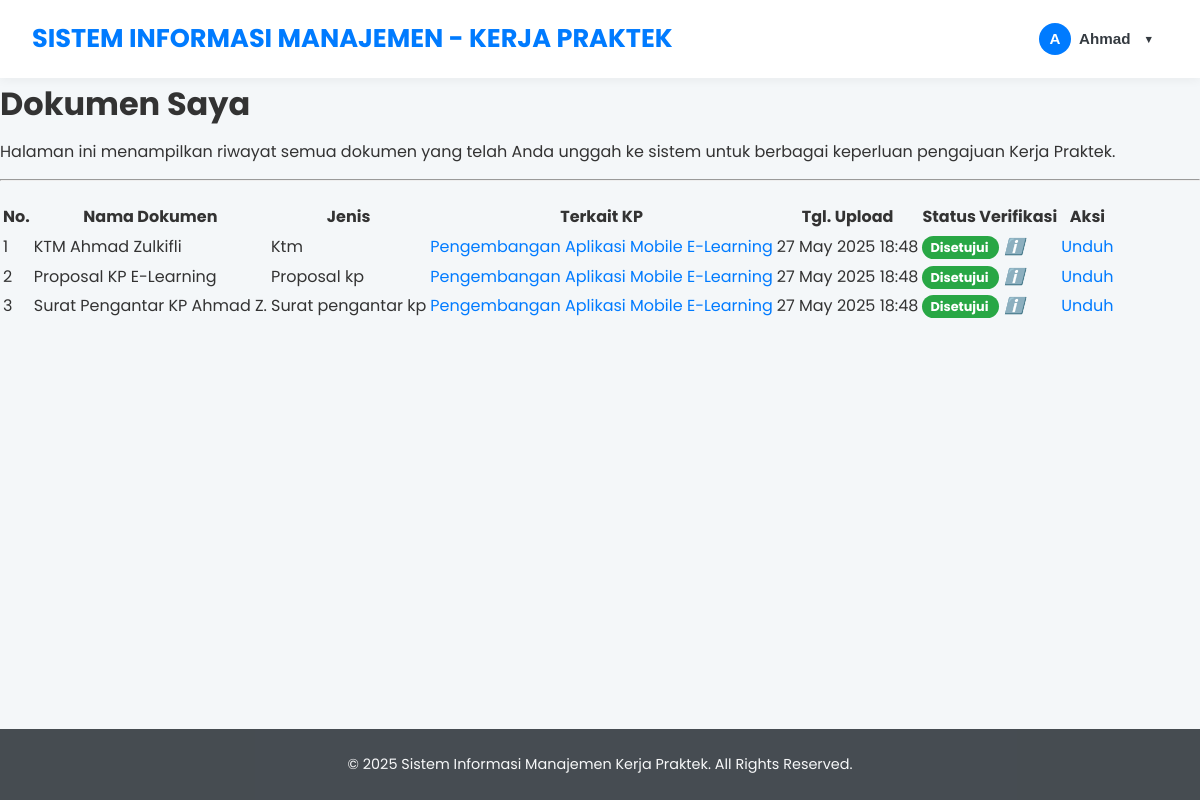
Page /mahasiswa/dokumen_view.php (signed in) on the committed database.
### tables this page shows
CREATE TABLE `dokumen_kp` (
  `id_dokumen` int NOT NULL,
  `id_pengajuan` int NOT NULL,
  `uploader_id` varchar(20) NOT NULL,
  `tipe_uploader` enum('mahasiswa','dosen','admin') NOT NULL,
  `nama_dokumen` varchar(255) NOT NULL,
  `jenis_dokumen` enum('ktm','khs','proposal_kp','surat_pengantar_kp','surat_balasan_perusahaan','laporan_kemajuan','draft_laporan_akhir','laporan_akhir_final','lembar_pengesahan','sertifikat_kp','form_penilaian_perusahaan','form_penilaian_dosen','lainnya') NOT NULL,
  `file_path` varchar(255) NOT NULL,
  `deskripsi` text,
  `status_verifikasi_dokumen` enum('pending','disetujui','revisi_diperlukan','ditolak') DEFAULT 'pending',
  `catatan_verifikator` text,
  `tanggal_upload` timestamp NOT NULL DEFAULT CURRENT_TIMESTAMP
);

CREATE TABLE `pengajuan_kp` (
  `id_pengajuan` int NOT NULL,
  `nim` varchar(15) NOT NULL,
  `id_perusahaan` int DEFAULT NULL,
  `judul_kp` varchar(255) DEFAULT NULL,
  `deskripsi_kp` text,
  `tanggal_pengajuan` date NOT NULL,
  `tanggal_mulai_rencana` date DEFAULT NULL,
  `tanggal_selesai_rencana` date DEFAULT NULL,
  `status_pengajuan` enum('draft','diajukan_mahasiswa','diverifikasi_dospem','disetujui_dospem','ditolak_dospem','menunggu_konfirmasi_perusahaan','diterima_perusahaan','ditolak_perusahaan','penentuan_dospem_kp','kp_berjalan','selesai_pelaksanaan','laporan_disetujui','selesai_dinilai','dibatalkan') DEFAULT 'draft',
  `nip_dosen_pembimbing_kp` varchar(20) DEFAULT NULL,
  `catatan_admin` text,
  `catatan_dosen` text,
  `surat_pengantar_path` varchar(255) DEFAULT NULL,
  `surat_balasan_perusahaan_path` varchar(255) DEFAULT NULL,
  `created_at` timestamp NOT NULL DEFAULT CURRENT_TIMESTAMP,
  `updated_at` timestamp NOT NULL DEFAULT CURRENT_TIMESTAMP ON UPDATE CURRENT_TIMESTAMP
);

### mahasiswa/dokumen_view.php (the view, shortened to what this page needs)
<?php
$nim_mahasiswa = $_SESSION['user_id'];
require_once '../config/db_connect.php';
$list_dokumen = [];
$error_db = '';
if ($conn && ($conn instanceof mysqli)) {
    $sql = "SELECT
                dk.id_dokumen,
                dk.id_pengajuan,
                dk.nama_dokumen,
                dk.jenis_dokumen,
                dk.file_path,
                dk.tanggal_upload,
                dk.status_verifikasi_dokumen,
                dk.catatan_verifikator,
                pk.judul_kp
            FROM dokumen_kp dk
            JOIN pengajuan_kp pk ON dk.id_pengajuan = pk.id_pengajuan
            WHERE pk.nim = ?
            /* Jika hanya ingin menampilkan dokumen yang diupload oleh mahasiswa: AND dk.tipe_uploader = 'mahasiswa' */
            ORDER BY dk.tanggal_upload DESC";
    $stmt = $conn->prepare($sql);
    if ($stmt) {
        $stmt->bind_param("s", $nim_mahasiswa);
        $stmt->execute();
        $result = $stmt->get_result();
        if ($result->num_rows > 0) {
            while ($row = $result->fetch_assoc()) {
                $list_dokumen[] = $row;
            }
        }
    } else {
        $error_db = "Gagal menyiapkan query untuk mengambil data dokumen: " . (($conn->error) ? htmlspecialchars($conn->error) : "Kesalahan tidak diketahui.");
    }
} else {
    $error_db = "Koneksi database gagal atau tidak valid.";
}
$page_title = "Dokumen Saya";
require_once '../includes/header.php';
?>
<div class="page-layout-wrapper">
    <main class="main-content-area">
        <div class="list-container dokumen-view-mahasiswa">
            <h1><?php echo htmlspecialchars($page_title); ?></h1>
            <p>Halaman ini menampilkan riwayat semua dokumen yang telah Anda unggah ke sistem untuk berbagai keperluan pengajuan Kerja Praktek.</p>
            <hr>
            <?php if (empty($list_dokumen) && empty($error_db)): ?>
                <div class="message info">
                    <p>Anda belum pernah mengunggah dokumen apapun.</p>
                    <p>Anda dapat mengunggah dokumen melalui halaman <a href="/KP/mahasiswa/pengajuan_kp_form.php">Pengajuan KP Baru</a> atau melalui halaman detail pengajuan KP Anda.</p>
                </div>
            <?php elseif (!empty($list_dokumen)): ?>
                <div class="table-responsive">
                    <table class="data-table">
                        <thead>
                            <tr>
                                <th>No.</th>
                                <th>Nama Dokumen</th>
                                <th>Jenis</th>
                                <th>Terkait KP</th>
                                <th>Tgl. Upload</th>
                                <th>Status Verifikasi</th>
                                <th>Aksi</th>
                            </tr>
                        </thead>
                        <tbody>
                            <?php $counter = 1; ?>
                            <?php foreach ($list_dokumen as $dokumen): ?>
                                <tr>
                                    <td><?php echo $counter++; ?></td>
                                    <td><?php echo htmlspecialchars($dokumen['nama_dokumen']); ?></td>
                                    <td><?php echo htmlspecialchars(ucfirst(str_replace('_', ' ', $dokumen['jenis_dokumen']))); ?></td>
                                    <td>
                                        <a href="/KP/mahasiswa/pengajuan_kp_detail.php?id=<?php echo $dokumen['id_pengajuan']; ?>" title="Lihat Detail KP">
                                            <?php echo htmlspecialchars($dokumen['judul_kp']); ?>
                                        </a>
                                    </td>
                                    <td><?php echo date("d M Y H:i", strtotime($dokumen['tanggal_upload'])); ?></td>
                                    <td>
                                        <span class="status-dokumen status-dokumen-<?php echo strtolower(str_replace([' ', '_'], '-', $dokumen['status_verifikasi_dokumen'])); ?>"
                                              title="<?php echo htmlspecialchars($dokumen['catatan_verifikator'] ?? 'Belum ada catatan'); ?>">
                                            <?php echo htmlspecialchars(ucfirst(str_replace('_', ' ', $dokumen['status_verifikasi_dokumen']))); ?>
                                        </span>
                                        <?php if (!empty($dokumen['catatan_verifikator'])): ?>
                                            <i class="icon-info" title="<?php echo htmlspecialchars($dokumen['catatan_verifikator']); ?>"></i>
                                        <?php endif; ?>
                                    </td>
                                    <td>
                                        <?php if (!empty($dokumen['file_path'])): ?>
                                            <a href="/KP/<?php echo htmlspecialchars($dokumen['file_path']); ?>" class="btn btn-primary btn-sm" target="_blank">
                                                Unduh
                                            </a>
                                        <?php else: ?>
                                            <button class="btn btn-secondary btn-sm" disabled>Tidak Ada File</button>
                                        <?php endif; ?>
                                    </td>
                                </tr>
                            <?php endforeach; ?>
                        </tbody>
                    </table>
                </div>
            <?php endif; ?>
        </div>
    </main>
</div>
<?php
require_once '../includes/footer.php';
?>

### includes/header.php (style rules this page uses)
:root { --primary-color: #007BFF; --primary-hover: #0056b3; --secondary-color: #6c757d; --dark-color: #343a40; --light-color: #f8f9fa; --background-color: #f4f7f9; --text-color: #333; --border-color: #dee2e6; --card-shadow: 0 4px 15px rgba(0,0,0,0.06); --border-radius: 12px; }
* { box-sizing: border-box; }
body, h1, h2, h3, h4, h5, h6, p, ul, ol { margin: 0; padding: 0; }
body { font-family: 'Poppins', sans-serif; line-height: 1.6; background-color: var(--background-color); color: var(--text-color); display: flex; flex-direction: column; min-height: 100vh; }

### mahasiswa/dokumen_view.php (style rules this page uses)
.dokumen-view-mahasiswa h1 { margin-top: 0; margin-bottom: 10px; }
.dokumen-view-mahasiswa hr { margin-bottom: 20px; }
.dokumen-view-mahasiswa p { margin-bottom: 15px; }
.icon-info::before { content: "ℹ️"; cursor: help; margin-left: 5px; }
.data-table td a { text-decoration: none; color: #007bff; }
.status-dokumen { padding: 3px 8px; border-radius: 12px; font-size: 0.8em; font-weight: bold; color: #212529; white-space: nowrap; }
.status-dokumen-disetujui { background-color: #28a745; color: #fff; }

### rows in the picture
dokumen_kp: nama_dokumen "KTM Ahmad Zulkifli", jenis_dokumen "Ktm", id_pengajuan.judul_kp "Pengembangan Aplikasi Mobile E-Learning", tanggal_upload "27 May 2025 18:48", status_verifikasi_dokumen "Disetujui"
dokumen_kp: nama_dokumen "Proposal KP E-Learning", jenis_dokumen "Proposal kp", id_pengajuan.judul_kp "Pengembangan Aplikasi Mobile E-Learning", tanggal_upload "27 May 2025 18:48", status_verifikasi_dokumen "Disetujui"
dokumen_kp: nama_dokumen "Surat Pengantar KP Ahmad Z.", jenis_dokumen "Surat pengantar kp", id_pengajuan.judul_kp "Pengembangan Aplikasi Mobile E-Learning", tanggal_upload "27 May 2025 18:48", status_verifikasi_dokumen "Disetujui"

### other values in the picture
substr($user_nama, 0, 1) "A"
explode(' ', $user_nama)[0] "Ahmad"
$page_title "Dokumen Saya"
